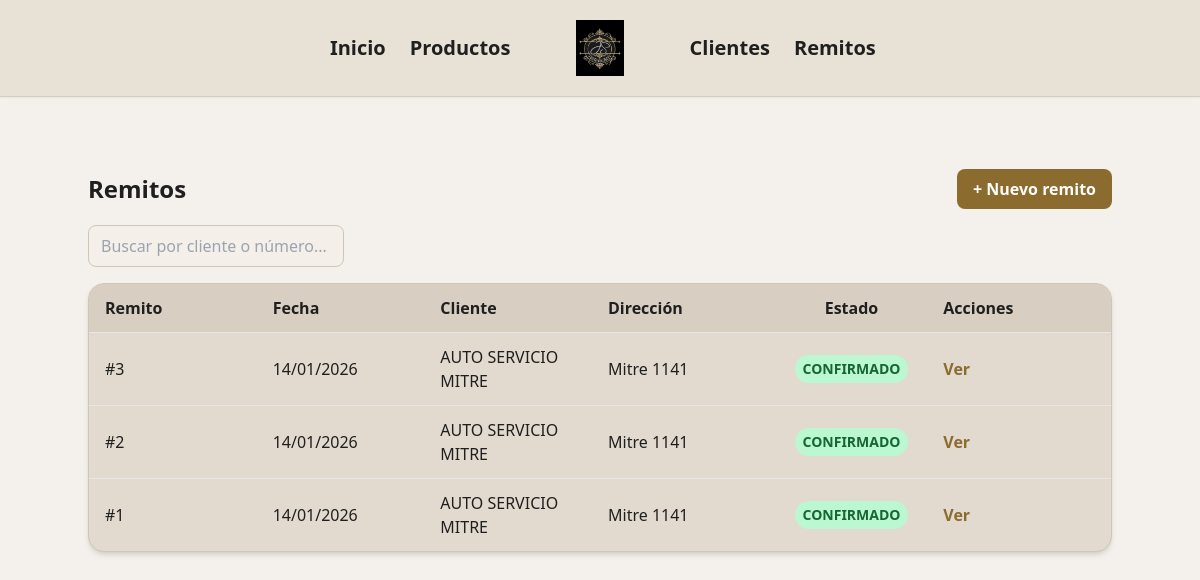
Page /remitos/ on the earlier database version.
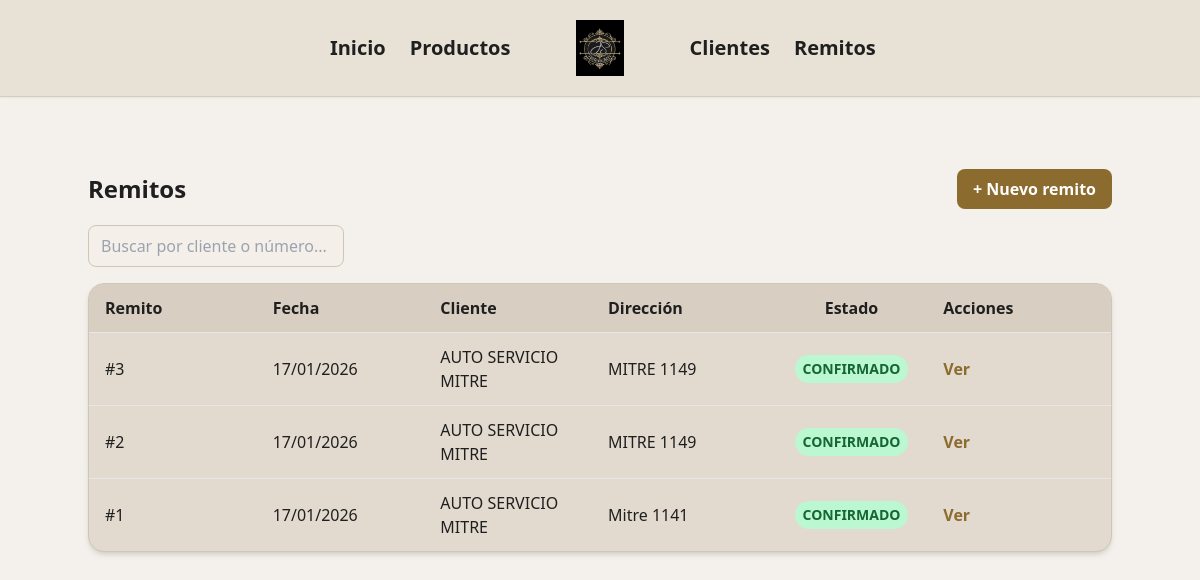
Same page on the later database version.
### jsdistribucionesapp/remitos/models.py (models this page shows)
class Remito(db.Model):
    __tablename__ = "remitos"
    rid = db.Column(db.Integer, primary_key = True)
    fecha = db.Column(db.Date, default=date.today)
    direccion_entrega = db.Column(db.String(200))
    observaciones = db.Column(db.Text)
    estado = db.Column(db.String(20), default="BORRADOR", nullable=False)
    cliente_id = db.Column(
        db.Integer,
        db.ForeignKey('clientes.cid'),
        nullable=False
    )
    items = db.relationship(
    'Remito_item',
    backref='remito',
    cascade='all, delete-orphan'
    )
    cliente = db.relationship('Cliente')

### jsdistribucionesapp/clientes/models.py (models this page shows)
class Cliente(db.Model):
    __tablename__ = 'clientes'
    cid = db.Column(db.Integer, primary_key=True)
    nombre = db.Column(db.String, nullable=False)
    direccion = db.Column(db.String)
    telefono = db.Column(db.String, nullable=False)
    email = db.Column(db.String)
    cuit = db.Column(db.String)
    activo = db.Column(db.Boolean, default=True)

### jsdistribucionesapp/remitos/routes.py (the view)
@remitos.route('/')
def index():
    remitos = (
        Remito.query
        .options(joinedload(Remito.cliente))
        .order_by(Remito.rid.desc())
        .all()
    )
    return render_template('remitos/index.html', remitos=remitos)

### jsdistribucionesapp/remitos/templates/remitos/index.html
{% extends "base.html" %}
{% block content %}
<div class="max-w-5xl mx-auto mt-6">
  <div class="flex justify-between items-center mb-4">
    <h1 class="text-2xl font-bold text-[#1F1F1F]">Remitos</h1>
    <a href="{{ url_for('remitos.agregar') }}"
       class="bg-[#8B6B2E] text-white px-4 py-2 rounded-lg
              font-semibold hover:bg-[#755824] transition">
      + Nuevo remito
    </a>
  </div>
  <input type="text"
         placeholder="Buscar por cliente o número..."
         class="mb-4 w-64 px-3 py-2 rounded-lg
                border border-[#CFC6B8]
                bg-[#F4EFE9]
                focus:outline-none focus:ring-2 focus:ring-[#8B6B2E]">
  <div class="bg-[#E2DACF] border border-[#CFC6B8]
              rounded-2xl shadow-md overflow-hidden">
    <div class="grid grid-cols-6 gap-4 px-4 py-3
                font-semibold bg-[#D8CFC2] border-b sticky top-0">
      <span>Remito</span>
      <span>Fecha</span>
      <span>Cliente</span>
      <span>Dirección</span>
      <span class="text-center">Estado</span>
      <span>Acciones</span>
    </div>
    <div class="max-h-[450px] overflow-y-auto divide-y">
      {% for remito in remitos %}
      <div class="grid grid-cols-6 gap-4 items-center
                  px-4 py-3 hover:bg-[#EFE9E1]">
        <span>#{{ remito.rid }}</span>
        <span>{{ remito.fecha.strftime('%d/%m/%Y') }}</span>
        <span>{{ remito.cliente.nombre if remito.cliente else '-' }}</span>
        <span>{{ remito.direccion_entrega or '-' }}</span>
        <div class="flex justify-center">
          <span class="inline-flex items-center justify-center
                      px-2 py-1 rounded-full text-sm font-semibold
                      {% if remito.estado == 'CONFIRMADO' %}
                        bg-green-200 text-green-800
                      {% else %}
                        bg-yellow-200 text-yellow-800
                      {% endif %}
          ">
            {{ remito.estado }}
          </span>
      </div>
        <a href="{{ url_for('remitos.ver', id=remito.rid) }}"
           class="text-[#8B6B2E] font-semibold hover:underline">
          Ver
        </a>
      </div>
      {% endfor %}
    </div>
  </div>
</div>
{% endblock %}

Differences in the rows shown:
changed Remito id 3: fecha "14/01/2026" → "17/01/2026"; direccion_entrega "Mitre 1141" → "MITRE 1149"
changed Remito id 2: fecha "14/01/2026" → "17/01/2026"; direccion_entrega "Mitre 1141" → "MITRE 1149"
changed Remito "Mitre 1141": fecha "14/01/2026" → "17/01/2026"
